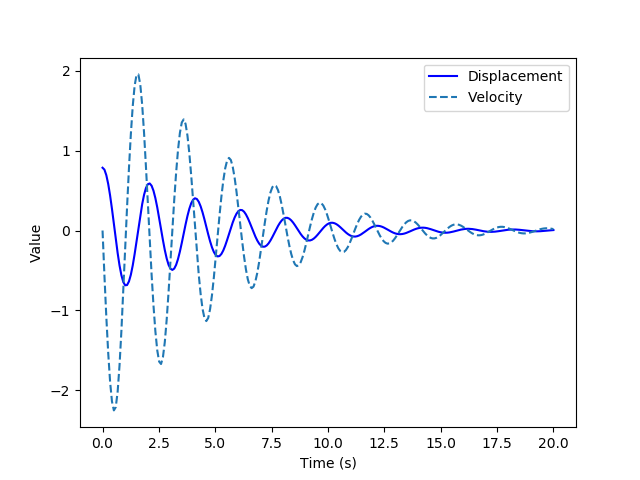

Write the Python code that produced this figure.
#!/usr/plocal/bin/python3
import numpy as np
from scipy.integrate import odeint
from scipy.interpolate import interp1d
import matplotlib
import pylab as pl

#def pend(Theta, t):
# return -g/L*np.sin(Theta) - C/L/M*np.sin(dThetadt)


def pend(theta,t,M,L,C,g):
  theta1 = theta[0]
  theta2 = theta[1]
  dtheta1_dt = theta2
  dtheta2_dt = -g/L*np.sin(theta1) - C/L/M*np.sin(theta2)
  dtheta_dt = [dtheta1_dt, dtheta2_dt]

  return dtheta_dt

M = 1.0
L = 1
C = 0.5
g = 9.8
theta_0 = [np.pi/4,0] # initial conditions
tmax = 20 # max time
n = 240 # number of time samples
t = np.linspace(0,tmax,n) # these are the time samples
theta = odeint(pend, theta_0, t, args=(M,L,C,g)) # solve!
# sol[:,0] are y(t), sol[:,1] are vy(t)
T = 2* np.pi * np.sqrt(L/g)

print('Period is:', T)

# here on in, just plotting..

#print(t.shape,sol.shape)
pl.plot(t,theta[:,0],'-b', label='Displacement')
pl.plot(t,theta[:,1], '--', label='Velocity')
pl.xlabel('Time (s)')
pl.ylabel('Value')
pl.legend()
#pl.show()
imfil = 'pendulum.png'
pl.savefig(imfil)


